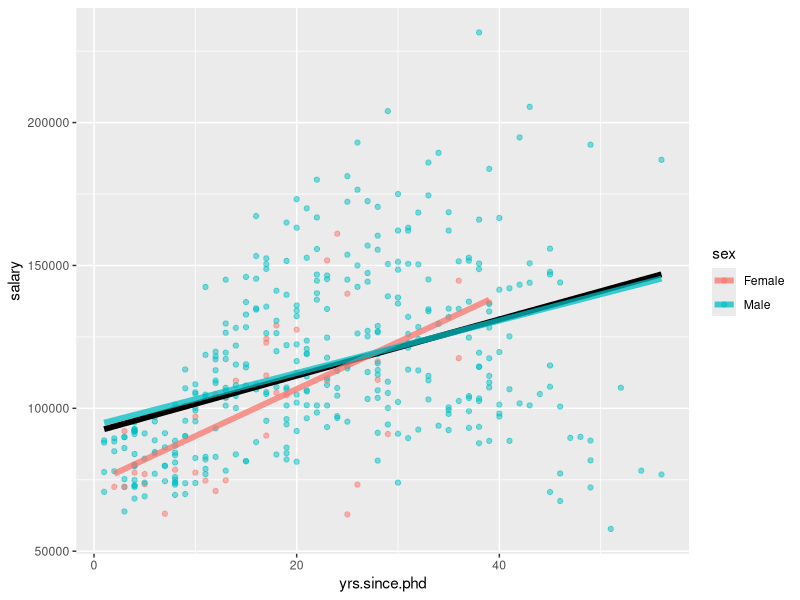
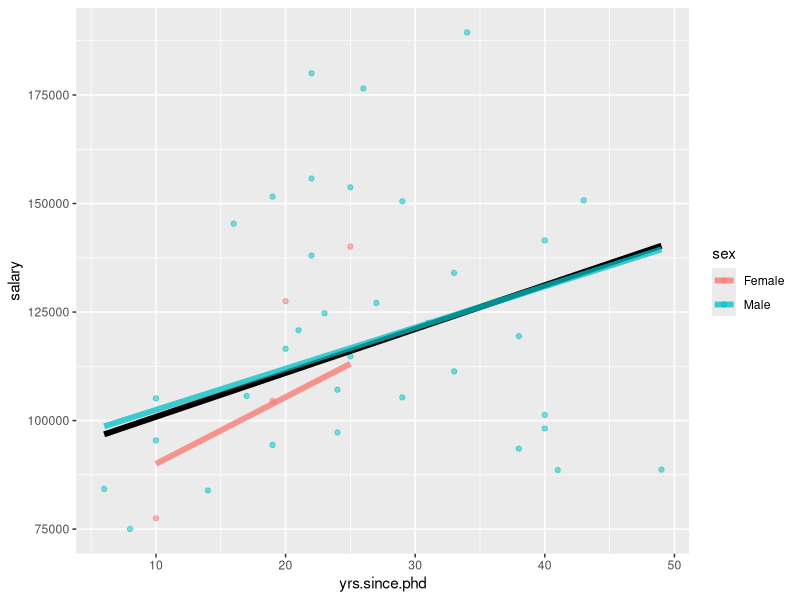
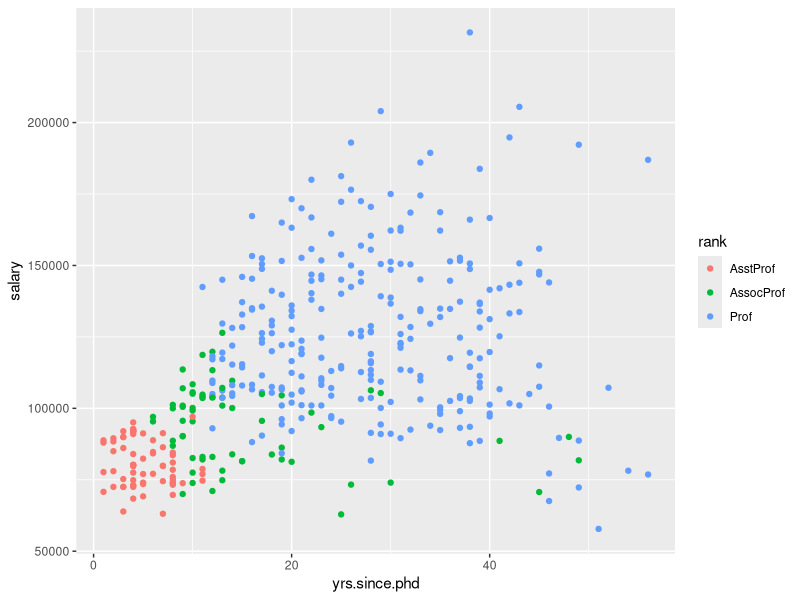
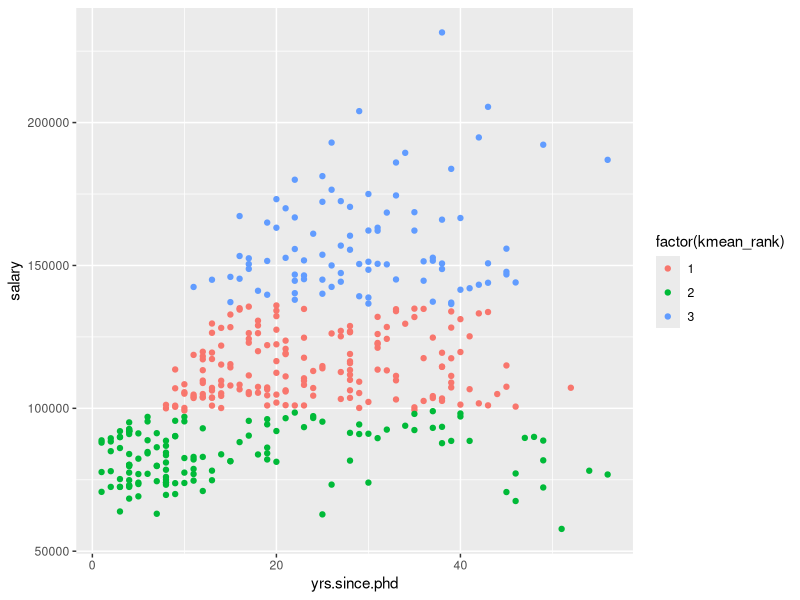

Here is the R script that generated these plots, in order:

## load libraries
library(data.table)
library(ggplot2)
library(car)

## load data 
data(Salaries)
Salaries <- data.table(Salaries)

## Run regressions
bivariate_regression <- lm(salary ~ yrs.since.phd, data=Salaries)
multivariate_regression <- lm(salary ~ yrs.since.phd + sex + sex*yrs.since.phd, data=Salaries)

## Predict regression outputs 
Salaries[, predict_bi:= predict(bivariate_regression)]
Salaries[, predict_multi:= predict(multivariate_regression)]

## Plot outputs
ggplot(Salaries, aes(x=yrs.since.phd)) +
  geom_point(aes(y=salary, color=sex), alpha=0.5) + 
  geom_line(aes(y=predict_bi), size=2) + 
  geom_line(aes(y=predict_multi, color=sex), size=2, alpha=0.75)
  

## Cross-validation: 
Salaries[, c("predict_bi", "predict_multi"):=NULL]

rmse_bi_list <- NULL
rmse_multi_list <- NULL

## Do this ten times:

for (idx in 1:10){
  ## Hold out a random 10% of the data
  random_order <- sample(nrow(Salaries))
  Salaries <- Salaries[random_order] #randomly reorder data
  testing_set <- Salaries[1:40]
  training_set <- Salaries[41:nrow(Salaries)]
  
  ## Run regressions on training set:
  bivariate_regression <- lm(salary ~ yrs.since.phd, data=training_set)
  multivariate_regression <- lm(salary ~ yrs.since.phd + sex + sex*yrs.since.phd, data=training_set)
  
  ## Predict new values for TESTING set
  testing_set[, predict_bi:= predict(bivariate_regression, newdata = testing_set)]
  testing_set[, predict_multi:= predict(multivariate_regression, newdata = testing_set)]
  
  ## Calculate error statistic
  testing_set[, squared_error_bi:=(predict_bi - salary)^2]
  testing_set[, squared_error_multi:=(predict_multi - salary)^2]
  
  rmse_bi <- sqrt(sum(testing_set$squared_error_bi)/nrow(testing_set))
  rmse_multi <- sqrt(sum(testing_set$squared_error_multi)/nrow(testing_set))
  
  rmse_bi_list[[idx]] <- rmse_bi
  rmse_multi_list[[idx]] <- rmse_multi
  
}

##Plot
ggplot(testing_set, aes(x=yrs.since.phd)) +
  geom_point(aes(y=salary, color=sex), alpha=0.5) + 
  geom_line(aes(y=predict_bi), size=2) + 
  geom_line(aes(y=predict_multi, color=sex), size=2, alpha=0.75)

library(stats)
## Tests for clustering
ggplot(Salaries, aes(x=yrs.since.phd, y=salary, color=rank)) + geom_point()

for_kmeans <- Salaries[, list(yrs.since.phd, salary)]
output <- kmeans(for_kmeans, 3)
Salaries[, kmean_rank:=output$cluster]

ggplot(Salaries, aes(x=yrs.since.phd, y=salary, color=factor(kmean_rank))) + geom_point()

